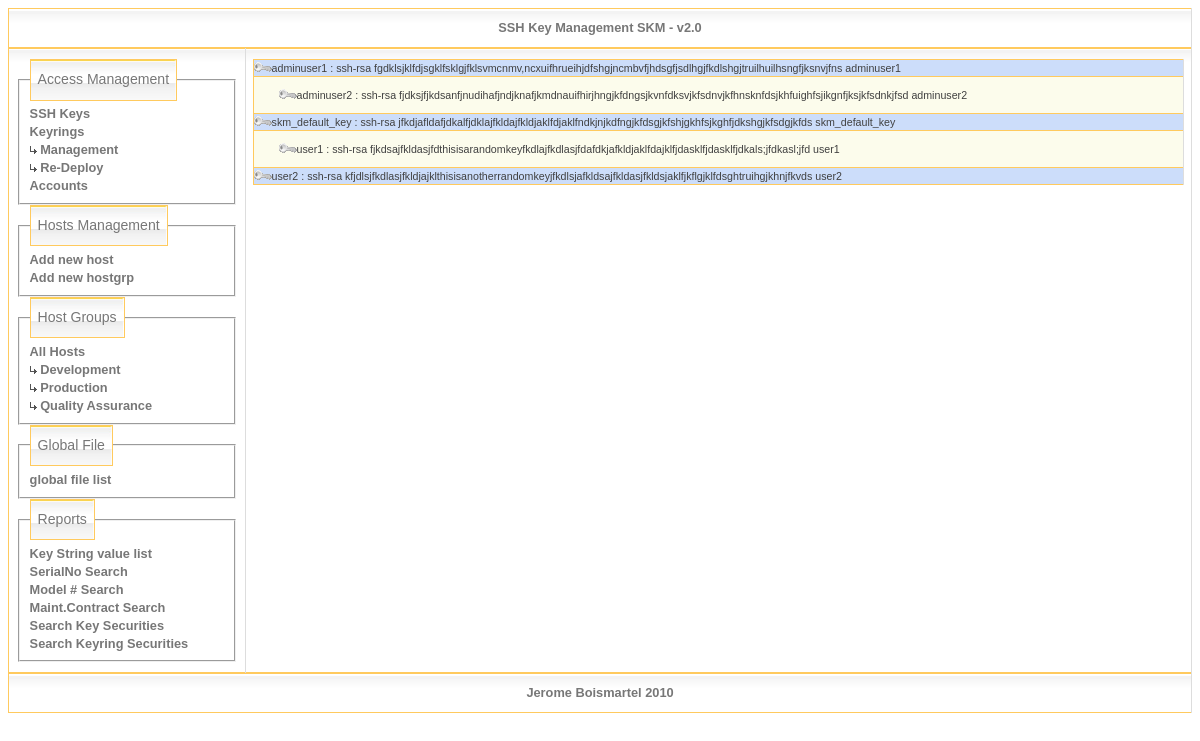
Page /view_keys.php on the committed database.
### tables this page shows
CREATE TABLE IF NOT EXISTS `groups` (
  `id` int(11) NOT NULL auto_increment,
  `name` varchar(255) NOT NULL default '',
  PRIMARY KEY  (`id`)
);

CREATE TABLE IF NOT EXISTS `keys` (
  `id` int(11) NOT NULL auto_increment,
  `name` varchar(255) NOT NULL default '',
  `key` blob NOT NULL,
  PRIMARY KEY  (`id`)
);

### view_keys.php (the view, shortened to what this page needs)
<?php
include('MyFunctions.inc.php');
?>
<html>
<head>
</head>
<body>
<?php start_main_frame(); ?>
<?php start_left_pane(); ?>
<?php display_menu(); ?>
<?php end_left_pane(); ?>
<?php start_right_pane(); ?>
   <table class='detail'>
    <?php
    $result = mysql_query( "SELECT * FROM `keys` ORDER BY `name`" )
                         or die (mysql_error()."<br>Couldn't execute query: $query");
    $nr = mysql_num_rows( $result );
    if(empty($nr)) {
      echo("<tr><td class='title'>No key found</td><td class='detail2'></td></tr>\n");
    }
    else {
      $counter = 1;
      while( $row = mysql_fetch_array( $result ))
      {
        $name = $row["name"];
	$key_value = $row["key"];
	if ( $counter == 2 ) { $style = "detail1"; $counter = 1; } else { $style = "title"; $counter++; }
        echo("  <tr width='100%'><td class='$style'><img src='images/key_little.gif' border=0'>$name : $key_value</td></tr>\n");
      }
      echo("</table>\n");
    }
    ?>
<? end_right_pane(); ?>
<? end_main_frame(); ?>
</body>
</html>

### MyFunctions.inc.php (shortened to what this page needs)
<?php
function start_main_frame(){
    echo("<table><th><center>SSH Key Management SKM - v2.0</center></th></table>\n");
    echo("<table width='100%'>\n");
    echo("  <tr valign='top'>\n");
}
function end_main_frame(){
    echo("  </tr>\n");
    echo("</table>\n");
    echo("<table><th><center>Jerome Boismartel 2010</center></th></table>\n");
}
function start_left_pane(){
    echo("    <td width='20%'>\n");
}
function end_left_pane(){
    echo("    </td>\n");
}
function start_right_pane(){
    echo("    <td width='80%'>\n");
}
function end_right_pane(){
    echo("    </td>\n");
}
function display_menu(){
    echo("      <fieldset><legend>Access Management</legend>\n");
    echo("        <a href='keys.php'>SSH Keys</a><br>\n");
    echo("        <a href='keyrings.php'>Keyrings</a><br>\n");
    echo("        <a href='keyrings.php'><img src='images/arrowbright.gif'> Management</a><br>\n");
    echo("        <a href='choose_keyring.php'><img src='images/arrowbright.gif'> Re-Deploy</a><br>\n");
    echo("        <a href='accounts.php'>Accounts</a><br>\n");
    echo("      </fieldset>\n");
    echo("      <fieldset><legend>Hosts Management</legend>\n");
    echo("        <a href='hosts_setup.php'>Add new host</a><br>\n");
    echo("        <a href='groups.php'>Add new hostgrp</a><br>\n");
    echo("      </fieldset>\n");
    echo("      <fieldset><legend>Host Groups</legend>\n");
	echo("        <a href='show_all_hosts.php'>All Hosts</a><br>\n");
        $hostgroup = mysql_query( "SELECT * FROM `groups` ORDER BY `name`" )
                         or die (mysql_error()."<br>Couldn't execute query: $query");
        $hostgroup_nr = mysql_num_rows( $hostgroup );
        if (!empty($hostgroup_nr)) {
              while( $hostgroup_row = mysql_fetch_array( $hostgroup ))
              {
                        $name = $hostgroup_row["name"];
                        $id_hostgroup = $hostgroup_row["id"];
		echo("          <a href=\"hosts-view.php?id_hostgroup=$id_hostgroup\"><img src='images/arrowbright.gif'> $name</a><br>\n");
                }
        }
    echo("      </fieldset>\n");
    echo("      <fieldset><legend>Global File</legend>\n");
    echo("        <a href='globalfile.php'>global file list</a><br>\n");
    echo("      </fieldset>\n");
    echo("      <fieldset><legend>Reports</legend>\n");
    echo("        <a href='view_keys.php'>Key String value list</a><br>\n");
    echo("        <a href='serial_search.php'>SerialNo Search</a><br>\n");
    echo("        <a href='model_search.php'>Model # Search</a><br>\n");
    echo("        <a href='contract_search.php'>Maint.Contract Search</a><br>\n");
    echo("        <a href='search_key_securities.php'>Search Key Securities</a><br>\n");
    echo("        <a href='search_keyring_securities.php'>Search Keyring Securities</a><br>\n");
    echo("      </fieldset>\n");
}
?>

### skm.css (style rules this page uses)
table { width: 100%; border-collapse:collapse; border:1px solid #FFCA5E; }
legend { font-size: 1.1em; line-height: 1.4em; font-family: Arial, Helvetica, sans-serif; color: #777777; padding: 10px 7px; text-align: left; background: url('images/bg_caption_clean.jpg') right top; border: 1px solid #FFCA5E; }
tbody tr { background: url('images/bg_td1.jpg') repeat-x top; line-height: 0.8em; }
tbody th,td { font-size: 0.8em; line-height: 1.4em; font-family: Arial, Helvetica, sans-serif; color: #777777; padding: 10px 7px; border-top: 1px solid #FFCA5E; border-right: 1px solid #DDDDDD; text-align: left; }
a { color: #777777; font-weight: bold; text-decoration: none; }
img { border: none; }
table.detail td.title { border-bottom: 1px #6699CC dotted; text-align: left; font-family: Verdana, sans-serif, Arial; font-weight: normal; font-size: 8pt; color: #404040; background-color: #ccddfa; padding-top: 0px; padding-bottom: 0px; padding-left: 0px; padding-right: 0px; line-height : 12pt; }
table.detail td.detail1 { border-bottom: 1px #6699CC dotted; text-align: left; font-size: 8pt; color: #404040; background-color: #fcfcec; padding-left: 25px; line-height : 12pt; }

### rows in the picture
groups: name "Development"
groups: name "Production"
groups: name "Quality Assurance"
keys: name "adminuser1", key "ssh-rsa fgdklsjklfdjsgklfsklgjfklsvmcnmv,ncxuifhrueihjdfshgjncmbvfjhdsgfjsdlhgjfkdlshgjtruilhuilhsngfjksnvjfns adminuser1"
keys: name "adminuser2", key "ssh-rsa fjdksjfjkdsanfjnudihafjndjknafjkmdnauifhirjhngjkfdngsjkvnfdksvjkfsdnvjkfhnsknfdsjkhfuighfsjikgnfjksjkfsdnkjfsd adminuser2"
keys: name "skm_default_key", key "ssh-rsa jfkdjafldafjdkalfjdklajfkldajfkldjaklfdjaklfndkjnjkdfngjkfdsgjkfshjgkhfsjkghfjdkshgjkfsdgjkfds skm_default_key"
keys: name "user1", key "ssh-rsa fjkdsajfkldasjfdthisisarandomkeyfkdlajfkdlasjfdafdkjafkldjaklfdajklfjdasklfjdasklfjdkals;jfdkasl;jfd user1"
keys: name "user2", key "ssh-rsa kfjdlsjfkdlasjfkldjajklthisisanotherrandomkeyjfkdlsjafkldsajfkldasjfkldsjaklfjkflgjklfdsghtruihgjkhnjfkvds user2"
